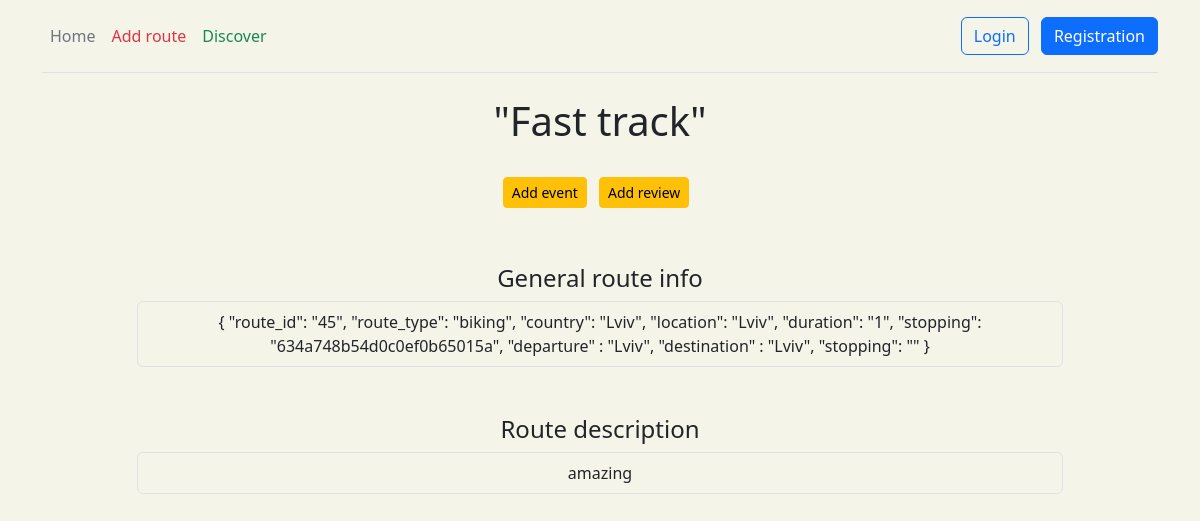
Page /route/45 on the earlier database version.
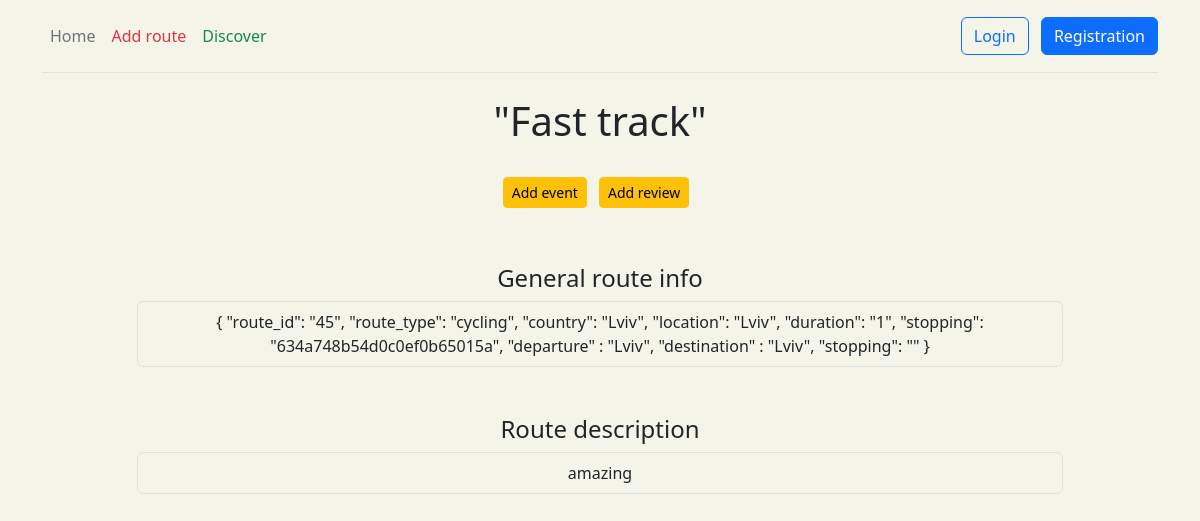
Same page on the later database version.
### route/models.py (models this page shows, shortened)
class Route(models.Model):
    class RouteType(models.TextChoices):
        bicycle_route = 'cycling', gettext_lazy('cycling')
        hiking_route = 'hiking', gettext_lazy('hiking')
    route_name = models.CharField(max_length=255, null=True)
    route_type = models.CharField(max_length=50, choices=RouteType.choices, default=RouteType.hiking_route)
    departure = models.IntegerField()
    stopping = models.CharField(max_length=50, null=True)
    destination = models.IntegerField()
    country = models.CharField(max_length=50)
    location = models.CharField(max_length=50)
    description = models.TextField()
    duration = models.IntegerField()
    class Meta:
        verbose_name = 'Route'
        verbose_name_plural = 'Routes'

### route/views.py (the view)
# urls.py: path('<int:route_id>', views.route_info, name='route_info'),
def route_info(request, route_id):
    cursor = connection.cursor()
    raw_query_route = f"""SELECT route_route.route_name,
                            route_route.route_type,
                            route_route.country,
                            route_route.location,
                            route_route.description,
                            route_route.duration,
                            start.name                     AS departure,
                            route_route.stopping,
                            finish.name                    AS destination
                            FROM route_route
                                     JOIN route_place AS start
                                          ON start.id = route_route.departure
                                     JOIN route_place AS finish
                                          ON finish.id = route_route.destination
                            WHERE route_route.id = '{route_id}';"""
    events = models.Event.objects.filter(route_id=route_id, start_date__gte=datetime.date.today()).all()
    reviews = models.Review.objects.filter(route_id_id=route_id).all()
    cursor.execute(raw_query_route)
    row = cursor.fetchall()
    result = [{'route_name': itm[0], 'route_type': itm[1], 'country': itm[2], 'location': itm[3],
               'description': itm[4], 'duration': itm[5], 'departure': itm[6], 'stopping': itm[7],
               'destination': itm[8], 'route_id': route_id} for itm in row]
    if result:
        with MongoDBConnection('admin', 'admin', '127.0.0.1') as db:
            collection = db['stopping']
            stopping = collection.find_one({'_id': ObjectId(result[0]['stopping'])})
    else:
        stopping = None
    return render(request, 'route/route_info.html',
                  {'result': result, 'stopping': stopping, 'event': events, 'review': reviews})

### utils/mongo_utils.py (called while the page is built)
    def __enter__(self):
        CONNECTION_STRING = f"mongodb://{self.username}:{self.password}@{self.hostname}:{self.port}"
        self.client = MongoClient(CONNECTION_STRING)
        self.db = self.client['test']
        return self.db

    def __exit__(self, exc_type, exc_val, exc_tb):
        self.client.close()

### templates/route/route_info.html (shortened to what this page needs)
{% extends 'main/layout.html' %}
{% block content %}
    <div class="container text-center">
        <div class="row">
            {% if result %}
                {% for itm in result %}
                    <div class="text-center col-md-10 mx-auto">
                        <h1 class="mb-4">"{{ itm.route_name }}"</h1>
                        <div class="mb-5 p-2">
                            <a href="{% url 'route:add_event' itm.route_id %}"
                               class="btn btn-sm btn-warning flex-shrink-0 me-2">Add event</a>
                            <a href="{% url 'route:add_review' itm.route_id %}"
                               class="btn btn-sm btn-warning flex-shrink-0 me-2">Add review</a>
                        </div>
                        <h4>General route info</h4>
                        <div class="mb-5 p-2 border rounded">
                            {
                            "route_id": "{{ itm.route_id }}",
                            "route_type": "{{ itm.route_type }}",
                            "country": "{{ itm.country }}",
                            "location": "{{ itm.location }}",
                            "duration": "{{ itm.duration }}",
                            "stopping": "{{ itm.stopping }}",
                            "departure" : "{{ itm.departure }}",
                            "destination" : "{{ itm.destination }}",
                            "stopping": "{{ stopping }}"
                            }
                        </div>
                        <h4>Route description</h4>
                        <div class="mb-5 p-2 border rounded">
                            {{ itm.description }}
                        </div>
                    </div>
                {% endfor %}
            {% else %}
                <h3 class="text-center">Does not exist (route_info templ)</h3>
            {% endif %}
        </div>
    </div>
{% endblock %}

Differences in the rows shown:
changed Route "Fast track": route_type "biking" → "cycling"
